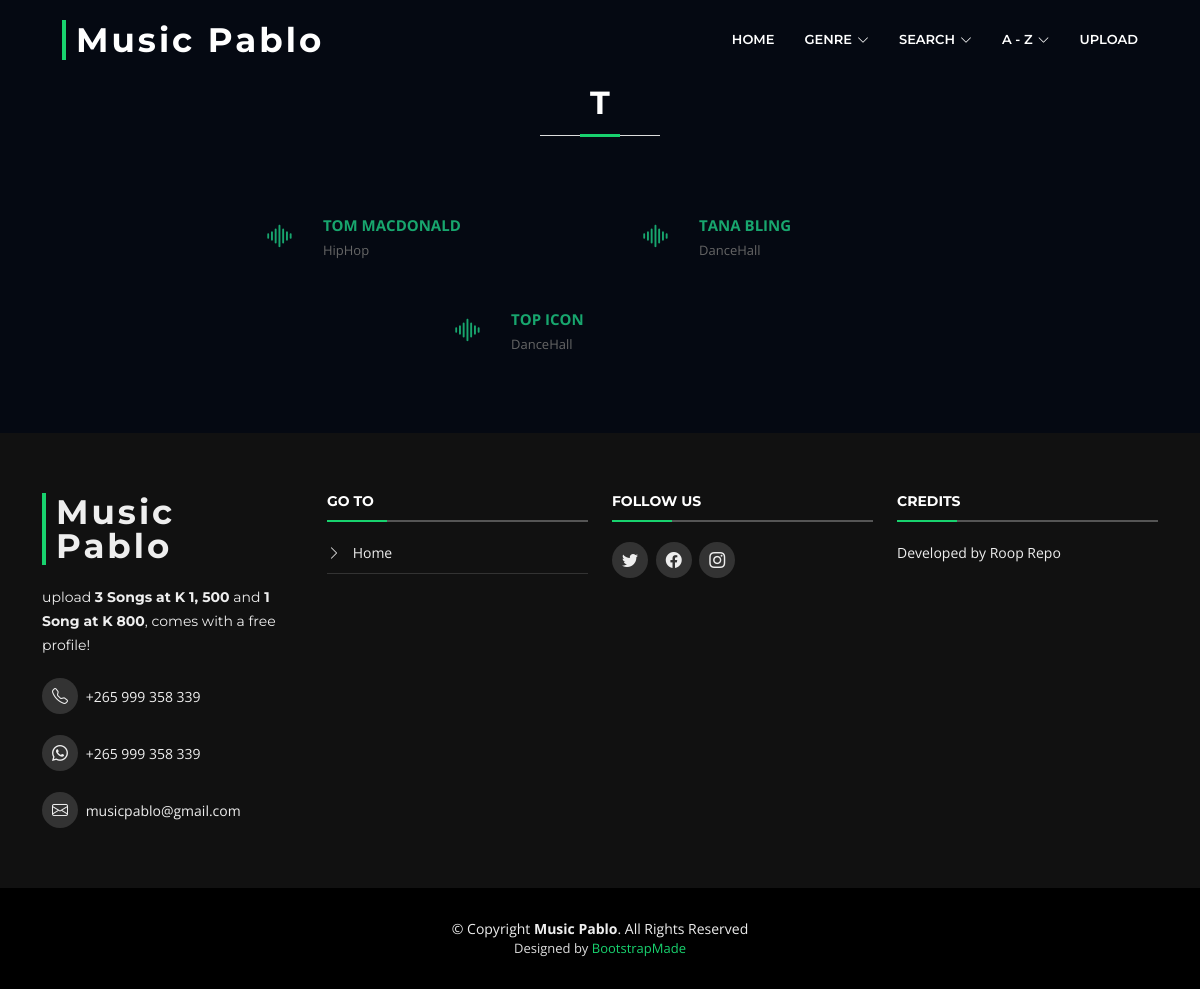
Page /a-z/t.php on the committed database.
### tables this page shows
CREATE TABLE `artists` (
  `id` int(200) NOT NULL,
  `artist` varchar(200) NOT NULL,
  `link` varchar(200) NOT NULL,
  `genre` varchar(200) NOT NULL,
  `picture` varchar(200) NOT NULL
);

### a-z/t.php (the view, shortened to what this page needs)
<?php
  include '../conn.php';
?>
<!DOCTYPE html>
<html lang="en">
<head>
  <link href="../assets/vendor/animate.css/animate.min.css" rel="stylesheet">
  <link href="../assets/vendor/aos/aos.css" rel="stylesheet">
  <link href="../assets/vendor/bootstrap/css/bootstrap.min.css" rel="stylesheet">
  <link href="../assets/vendor/bootstrap-icons/bootstrap-icons.css" rel="stylesheet">
  <link href="../assets/vendor/glightbox/css/glightbox.min.css" rel="stylesheet">
  <link href="../assets/vendor/swiper/swiper-bundle.min.css" rel="stylesheet">
  <link href="../assets/css/style.css" rel="stylesheet">
</head>
<body>
  <header id="header" class="fixed-top d-flex align-items-center header-transparent">
    <div class="container-fluid">
      <div class="row justify-content-center align-items-center">
        <div class="col-xl-11 d-flex align-items-center justify-content-between">
          <h1 class="logo"><a href="../index.php">Music Pablo</a></h1>
          <nav id="navbar" class="navbar">
            <ul>
              <li><a class="nav-link scrollto" href="../index.php">Home</a></li>
              <li class="dropdown"><a href="#"><span>Genre</span> <i class="bi bi-chevron-down"></i></a>
              </li>
              <li class="dropdown"><a href="#"><span>Search</span> <i class="bi bi-chevron-down"></i></a>
              </li>
              <li class="dropdown dropdown1"><a href="#"><span>A - Z</span> <i class="bi bi-chevron-down"></i></a>
              </li>
              <li><a class="nav-link scrollto" href="#footer">Upload</a></li>
            </ul>
          </nav>
        </div>
      </div>
    </div>
  </header>
  <main id="main">
    <section id="topten">
      <div class="container" data-aos="fade-up">
        <header class="section-header section-header-new">
          <br>
          <h3>t</h3>
        </header>
        <br>
        <div class="row">
        <div class="col-12 box1" data-aos="fade-up" data-aos-delay="100">
            <br>
            <?php
            $sql = "SELECT * FROM artists WHERE artist LIKE 't%'";
            $result = mysqli_query($conn,$sql);
            while($row=mysqli_fetch_array($result)){
              $artist = $row['artist'];
              $link = $row['link'];
              $genre = $row['genre'];
              echo"
              <div class='col-12 col-lg-4 col-md-4 boxSmall p-2'>
                <div class='single-artist'>
                  <div class='col-3'>
                    <a href='$link'><span class='bi bi-soundwave iconx'></span></a>
                  </div>
                  <div class='col-9 small-box-one'>
                    <p><span class='aname'><a href='$link'>$artist</a></span><br><span class='sname'>$genre</span></p>
                  </div>
                </div>
              </div>
              ";
            }
            ?>
          </div>
        </div>
      </div>
    </section>
  </main>
  <footer id="footer">
    <div class="footer-top">
      <div class="container">
        <div class="row">
          <div class="col-lg-3 col-md-6 footer-info">
            <h3>Music Pablo</h3>
            <p>
              upload <b>3 Songs at K 1, 500</b> and <b>1 Song at K 800</b>, comes with a free profile!
            </p>
            <br>
            <div class="social-links">
              <a href="tel:+265999358339" class="twitter"><i class="bi bi-telephone"></i></a> +265 999 358 339<br><br>
              <a href="tel:+265999358339" class="facebook"><i class="bi bi-whatsapp"></i></a> +265 999 358 339<br><br>
              <a href="mailto:musicpablo@gmail.com" class="instagram"><i class="bi bi-envelope"></i></a> musicpablo@gmail.com
            </div>
          </div>
          <div class="col-lg-3 col-md-6 footer-links">
            <h4>Go To</h4>
            <ul>
              <li><i class="bi bi-chevron-right"></i> <a href="../index.php">Home</a></li>
            </ul>
          </div>
          <div class="col-lg-3 col-md-6 footer-contact">
            <h4>Follow Us</h4>
            <div class="social-links">
              <a href="#" class="twitter"><i class="bi bi-twitter"></i></a>
              <a href="#" class="facebook"><i class="bi bi-facebook"></i></a>
              <a href="#" class="instagram"><i class="bi bi-instagram"></i></a>
            </div>
          </div>
          <div class="col-lg-3 col-md-6 footer-newsletter">
            <h4>Credits</h4>
            <p>Developed by Roop Repo</p>
          </div>
        </div>
      </div>
    </div>
    <div class="container">
      <div class="copyright">
        &copy; Copyright <strong>Music Pablo</strong>. All Rights Reserved
      </div>
      <div class="credits">
        Designed by <a href="https://bootstrapmade.com/">BootstrapMade</a>
      </div>
    </div>
  </footer>
</body>
</html>

### assets/css/style.css (style rules this page uses)
body { background: #fff; color: #666666; font-family: "Open Sans", sans-serif; }
a { color: #18d26e; transition: 0.5s; text-decoration: none; }
p { padding: 0; margin: 0 0 30px 0; }
h1, h2, h3, h4, h5, h6 { font-family: "Montserrat", sans-serif; font-weight: 400; margin: 0 0 20px 0; padding: 0; }
#header { transition: all 0.5s; z-index: 997; background: rgba(0, 0, 0, 0.9); height: 80px; }
#header.header-transparent { background: transparent; }
#header .logo { font-size: 34px; margin: 0; padding: 0; font-family: "Montserrat", sans-serif; font-weight: 700; letter-spacing: 3px; padding-left: 10px; border-left: 4px solid #18d26e; }
#header .logo a { color: #fff; }
.navbar { padding: 0; }
.navbar ul { margin: 0; padding: 0; display: flex; list-style: none; align-items: center; }
.navbar li { position: relative; }
.navbar a, .navbar a:focus { display: flex; align-items: center; justify-content: space-between; padding: 10px 0 10px 30px; font-family: "Montserrat", sans-serif; font-size: 13px; font-weight: 600; color: #fff; white-space: nowrap; text-transform: uppercase; transition: 0.3s; }
.navbar a i, .navbar a:focus i { font-size: 12px; line-height: 0; margin-left: 5px; }
section { overflow: hidden; }
.section-header h3 { font-size: 32px; color: #111; text-transform: uppercase; text-align: center; font-weight: 700; position: relative; padding-bottom: 15px; }
.section-header h3::before { content: ""; position: absolute; display: block; width: 120px; height: 1px; background: #ddd; bottom: 1px; left: calc(50% - 60px); }
.section-header h3::after { content: ""; position: absolute; display: block; width: 40px; height: 3px; background: #18d26e; bottom: 0; left: calc(50% - 20px); }
#topten { background: rgb(0, 0, 0) center top no-repeat fixed; background-size: cover; padding: 60px 0 40px 0; position: relative; }
#topten::before { content: ""; position: absolute; left: 0; right: 0; top: 0; bottom: 0; background: rgb(5, 9, 18); z-index: 9; }
#topten .container { position: relative; z-index: 10; }
#footer { background: #000; padding: 0 0 30px 0; color: #eee; font-size: 14px; }
#footer .footer-top { background: #111; padding: 60px 0 30px 0; }
#footer .footer-top .footer-info { margin-bottom: 30px; }
#footer .footer-top .footer-info h3 { font-size: 34px; margin: 0 0 20px 0; padding: 2px 0 2px 10px; line-height: 1; font-family: "Montserrat", sans-serif; font-weight: 700; letter-spacing: 3px; border-left: 4px solid #18d26e; }
#footer .footer-top .footer-info p { font-size: 14px; line-height: 24px; margin-bottom: 0; font-family: "Montserrat", sans-serif; color: #eee; }
#footer .footer-top .social-links a { display: inline-block; background: #333; color: #eee; line-height: 1; margin-right: 4px; border-radius: 50%; width: 36px; height: 36px; transition: 0.3s; display: inline-flex; align-items: center; justify-content: center; }
#footer .footer-top .social-links a i { line-height: 0; font-size: 16px; }
#footer .footer-top h4 { font-size: 14px; font-weight: bold; color: #fff; text-transform: uppercase; position: relative; padding-bottom: 12px; }
#footer .footer-top h4::before, #footer .footer-top h4::after { content: ""; position: absolute; left: 0; bottom: 0; height: 2px; }
#footer .footer-top h4::before { right: 0; background: #555; }
#footer .footer-top h4::after { background: #18d26e; width: 60px; }
#footer .footer-top .footer-links { margin-bottom: 30px; }
#footer .footer-top .footer-links ul { list-style: none; padding: 0; margin: 0; }
#footer .footer-top .footer-links ul i { padding-right: 8px; color: #ddd; }
#footer .footer-top .footer-links ul li { border-bottom: 1px solid #333; padding: 10px 0; }
#footer .footer-top .footer-links ul li:first-child { padding-top: 0; }
#footer .footer-top .footer-links ul a { color: #eee; }
#footer .footer-top .footer-contact { margin-bottom: 30px; }
#footer .footer-top .footer-newsletter { margin-bottom: 30px; }
#footer .copyright { text-align: center; padding-top: 30px; }
#footer .credits { text-align: center; font-size: 13px; color: #ddd; }

### a-z/t.php (style rules this page uses)
.section-header-new h3 { color: #fff; }
.aname { color: #fff; font-weight: bold; text-transform: uppercase; font-size: 15px; }
.aname a { color: #18A66E; }
.sname { text-transform: capitalize; font-size: 13px; }
.iconx { font-size: 30px; color: #18A66E; }
.box1 { text-align: center; }
.box1 .boxSmall { display: inline-flex; }
.single-artist { width: 100%; display: inline-flex; }
.small-box-one { text-align: left; }

### rows in the picture
artists: artist "TOM MACDONALD", genre "HipHop"
artists: artist "TANA BLING", genre "DanceHall"
artists: artist "TOP ICON", genre "DanceHall"
